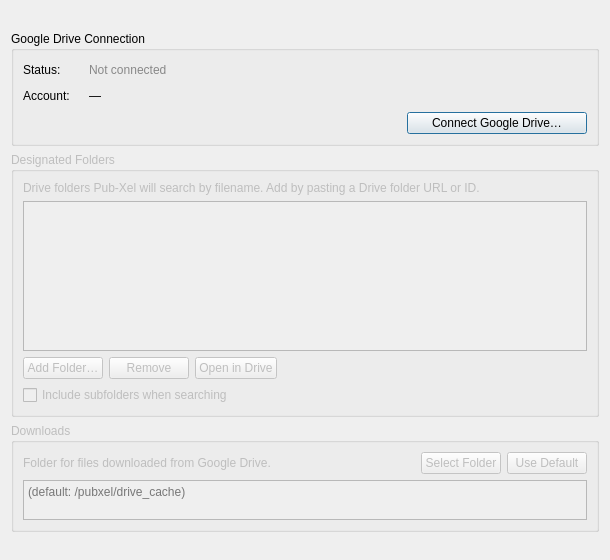
<?xml version="1.0" encoding="UTF-8"?>
<ui version="4.0">
 <class>DriveTabPreview</class>
 <widget class="QDialog" name="DriveTabPreview">
  <property name="geometry">
   <rect>
    <x>0</x>
    <y>0</y>
    <width>610</width>
    <height>560</height>
   </rect>
  </property>
  <property name="windowTitle">
   <string>Drive (preview)</string>
  </property>
  <!--
    To paste this into preferences.ui as a tab:
      1. Take the contents of <layout class="QVBoxLayout" name="verticalLayout_drive"> below.
      2. In preferences.ui, add a new tab inside <tabWidget>:
           <widget class="QWidget" name="tab_drive">
             <attribute name="title"><string>Drive</string></attribute>
             ...paste the layout here...
           </widget>
      3. Done — every widget already has a stable objectName for Python wiring.
  -->
  <layout class="QVBoxLayout" name="verticalLayout_drive">

   <!-- ===== Top row: question-mark help icon, right-aligned ===== -->
   <item>
    <layout class="QHBoxLayout" name="layout_drive_header">
     <item>
      <spacer name="horizontalSpacer_drive_header">
       <property name="orientation"><enum>Qt::Horizontal</enum></property>
       <property name="sizeHint" stdset="0">
        <size><width>40</width><height>20</height></size>
       </property>
      </spacer>
     </item>
     <item>
      <!-- Populated at runtime with the questionmark.png pixmap, mirroring layout_q1/layout_q2 in main.ui -->
      <layout class="QGridLayout" name="layout_q_drive">
       <property name="leftMargin"><number>0</number></property>
       <property name="topMargin"><number>0</number></property>
       <property name="rightMargin"><number>0</number></property>
       <property name="bottomMargin"><number>0</number></property>
      </layout>
     </item>
    </layout>
   </item>

   <!-- ===== Group 1: Connection ===== -->
   <item>
    <widget class="QGroupBox" name="groupBox_drive_connection">
     <property name="title">
      <string>Google Drive Connection</string>
     </property>
     <layout class="QVBoxLayout" name="verticalLayout_drive_connection">

      <item>
       <layout class="QHBoxLayout" name="layout_drive_status_row">
        <item>
         <widget class="QLabel" name="label_drive_status_caption">
          <property name="text"><string>Status:</string></property>
          <property name="minimumSize"><size><width>60</width><height>0</height></size></property>
         </widget>
        </item>
        <item>
         <widget class="QLabel" name="label_drive_status">
          <property name="text"><string>Not connected</string></property>
          <property name="styleSheet"><string>QLabel { color: #888; }</string></property>
         </widget>
        </item>
        <item>
         <spacer name="horizontalSpacer_drive_status">
          <property name="orientation"><enum>Qt::Horizontal</enum></property>
          <property name="sizeHint" stdset="0">
           <size><width>40</width><height>20</height></size>
          </property>
         </spacer>
        </item>
       </layout>
      </item>

      <item>
       <layout class="QHBoxLayout" name="layout_drive_account_row">
        <item>
         <widget class="QLabel" name="label_drive_account_caption">
          <property name="text"><string>Account:</string></property>
          <property name="minimumSize"><size><width>60</width><height>0</height></size></property>
         </widget>
        </item>
        <item>
         <widget class="QLabel" name="label_drive_account">
          <property name="text"><string>—</string></property>
          <property name="textInteractionFlags">
           <set>Qt::TextSelectableByMouse</set>
          </property>
         </widget>
        </item>
        <item>
         <spacer name="horizontalSpacer_drive_account">
          <property name="orientation"><enum>Qt::Horizontal</enum></property>
          <property name="sizeHint" stdset="0">
           <size><width>40</width><height>20</height></size>
          </property>
         </spacer>
        </item>
       </layout>
      </item>

      <item>
       <layout class="QHBoxLayout" name="layout_drive_connect_row">
        <item>
         <spacer name="horizontalSpacer_drive_connect">
          <property name="orientation"><enum>Qt::Horizontal</enum></property>
          <property name="sizeHint" stdset="0">
           <size><width>40</width><height>20</height></size>
          </property>
         </spacer>
        </item>
        <item>
         <widget class="QPushButton" name="button_drive_connect">
          <property name="text"><string>Connect Google Drive…</string></property>
          <property name="minimumSize"><size><width>180</width><height>0</height></size></property>
         </widget>
        </item>
       </layout>
      </item>

     </layout>
    </widget>
   </item>

   <!-- ===== Group 2: Designated Folders ===== -->
   <item>
    <widget class="QGroupBox" name="groupBox_drive_folders">
     <property name="title">
      <string>Designated Folders</string>
     </property>
     <property name="enabled"><bool>false</bool></property>
     <layout class="QVBoxLayout" name="verticalLayout_drive_folders">

      <item>
       <widget class="QLabel" name="label_drive_folders_help">
        <property name="text">
         <string>Drive folders Pub-Xel will search by filename. Add by pasting a Drive folder URL or ID.</string>
        </property>
        <property name="wordWrap"><bool>true</bool></property>
       </widget>
      </item>

      <item>
       <widget class="QListWidget" name="list_drive_folders">
        <property name="sizePolicy">
         <sizepolicy hsizetype="Expanding" vsizetype="Expanding">
          <horstretch>0</horstretch>
          <verstretch>0</verstretch>
         </sizepolicy>
        </property>
        <property name="maximumSize">
         <size><width>16777215</width><height>150</height></size>
        </property>
        <property name="alternatingRowColors"><bool>true</bool></property>
       </widget>
      </item>

      <item>
       <layout class="QHBoxLayout" name="layout_drive_folder_buttons">
        <item>
         <widget class="QPushButton" name="button_drive_folder_add">
          <property name="text"><string>Add Folder…</string></property>
         </widget>
        </item>
        <item>
         <widget class="QPushButton" name="button_drive_folder_remove">
          <property name="text"><string>Remove</string></property>
         </widget>
        </item>
        <item>
         <widget class="QPushButton" name="button_drive_folder_open">
          <property name="text"><string>Open in Drive</string></property>
         </widget>
        </item>
        <item>
         <spacer name="horizontalSpacer_drive_folder_buttons">
          <property name="orientation"><enum>Qt::Horizontal</enum></property>
          <property name="sizeHint" stdset="0">
           <size><width>40</width><height>20</height></size>
          </property>
         </spacer>
        </item>
       </layout>
      </item>

      <item>
       <widget class="QCheckBox" name="checkbox_drive_recursive">
        <property name="text"><string>Include subfolders when searching</string></property>
       </widget>
      </item>

     </layout>
    </widget>
   </item>

   <!-- ===== Group 3: Downloads ===== -->
   <item>
    <widget class="QGroupBox" name="groupBox_drive_download">
     <property name="title">
      <string>Downloads</string>
     </property>
     <property name="enabled"><bool>false</bool></property>
     <layout class="QVBoxLayout" name="verticalLayout_drive_download">

      <item>
       <layout class="QHBoxLayout" name="layout_drive_download_caption_row" stretch="10,1,1">
        <item>
         <widget class="QLabel" name="label_drive_download_dir">
          <property name="text">
           <string>Folder for files downloaded from Google Drive.</string>
          </property>
         </widget>
        </item>
        <item>
         <widget class="QPushButton" name="button_drive_download_dir_select">
          <property name="text"><string>Select Folder</string></property>
         </widget>
        </item>
        <item>
         <widget class="QPushButton" name="button_drive_download_dir_default">
          <property name="text"><string>Use Default</string></property>
         </widget>
        </item>
       </layout>
      </item>

      <item>
       <widget class="QPlainTextEdit" name="plainTextEdit_drive_download_dir">
        <property name="sizePolicy">
         <sizepolicy hsizetype="Expanding" vsizetype="Expanding">
          <horstretch>0</horstretch>
          <verstretch>0</verstretch>
         </sizepolicy>
        </property>
        <property name="maximumSize">
         <size><width>16777215</width><height>40</height></size>
        </property>
        <property name="readOnly"><bool>true</bool></property>
        <property name="placeholderText">
         <string>(default: &lt;appdata&gt;/pubxel/drive_cache)</string>
        </property>
       </widget>
      </item>

     </layout>
    </widget>
   </item>

   <item>
    <spacer name="verticalSpacer_drive">
     <property name="orientation"><enum>Qt::Vertical</enum></property>
     <property name="sizeHint" stdset="0">
      <size><width>20</width><height>40</height></size>
     </property>
    </spacer>
   </item>

  </layout>
 </widget>
 <resources/>
 <connections/>
</ui>
